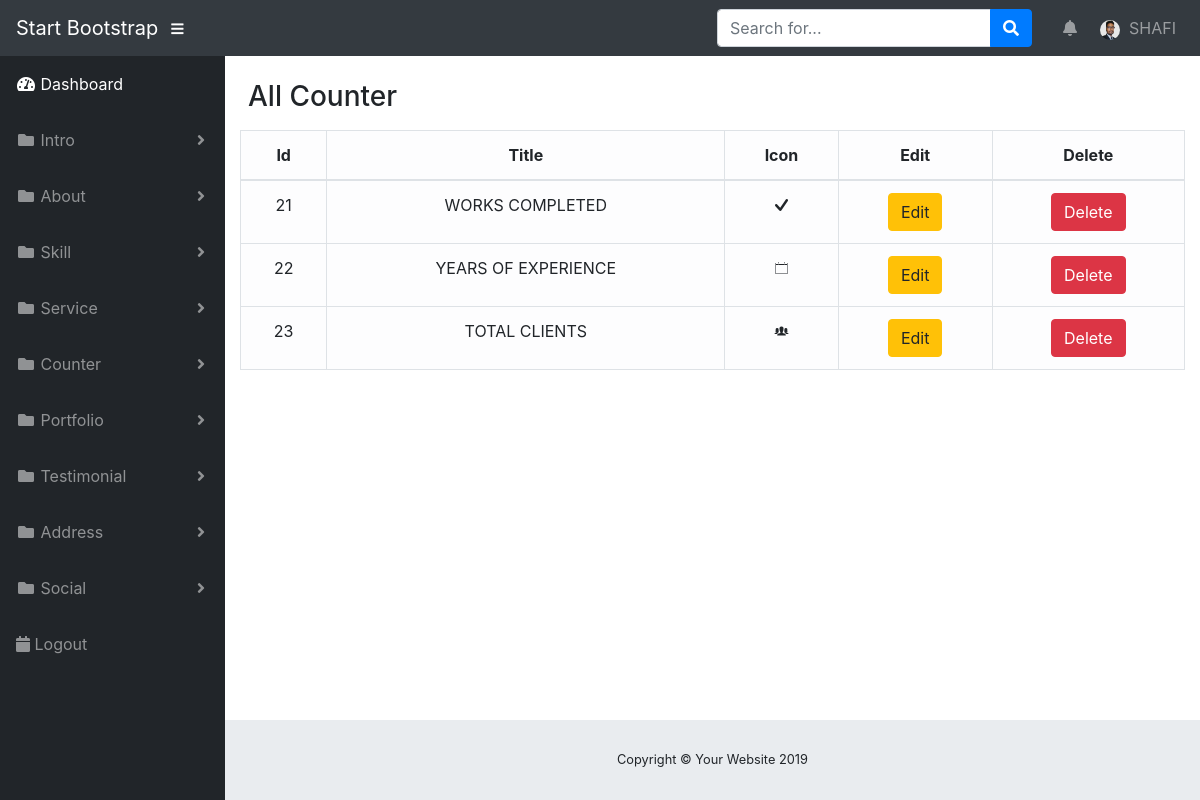
Page /admin/post_counter.php (signed in) on the committed database.
### tables this page shows
CREATE TABLE `counter` (
  `id_counter` int(11) NOT NULL,
  `icon_counter` varchar(50) NOT NULL,
  `count_counter` int(50) NOT NULL,
  `title_counter` varchar(50) NOT NULL
);

### admin/view_all_counter.php (the view, shortened to what this page needs)
<table id="table_id" class="text-center table table-light table-hover table-bordered">
    <thead>
        <tr>
            <th>Id</th>
            <th>Title</th>
            <th>Icon</th>
            <th>Edit</th>
            <th>Delete</th>
        </tr>
    </thead>
    <tbody>
        <?php
        $query = "SELECT * FROM counter";
        $select_service = mysqli_query($cont, $query);
        while ($show = mysqli_fetch_array($select_service)) {
            $id_counter             = $show['id_counter'];
            $icon_counter           = $show['icon_counter'];
            $title_counter          = $show['title_counter'];
        ?>
            <tr>
                <td><?php echo $id_counter; ?></td>
                <td><?php echo $title_counter; ?></td>
                <td><i class="<?php echo $icon_counter; ?>"></i></td>
                <td><?php echo "<a class='btn btn-warning' href='post_counter.php?source=edit_counter&p_id={$id_counter}'>Edit</a>"; ?></td>
                <td><?php echo "<a class='btn btn-danger delete_link' rel='$id_counter' href='javascript:void(0)'>Delete</a>"; ?></td>
            </tr>
        <?php } ?>
    </tbody>
</table>
</div>
</div>
</div>

### admin/css/sb-admin.css (style rules this page uses)
html { position: relative; min-height: 100%; }
body { height: 100%; }
:root { --input-padding-x: 0.75rem; --input-padding-y: 0.75rem; }

### rows in the picture
counter: id_counter "21", title_counter "WORKS COMPLETED"
counter: id_counter "22", title_counter "YEARS OF EXPERIENCE"
counter: id_counter "23", title_counter "TOTAL CLIENTS"

### other values in the picture
$username "SHAFI"
